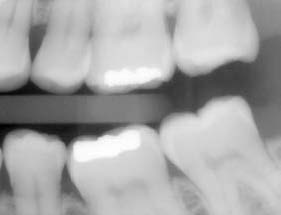
#> input picture Level-1/Mask Tooth/images/12.jpg, 281 x 215 px
$ python main.py
#> lines starting #> are read from the running program, lines starting #| are printed output that depends on the picture; after the words box and inside, x2 and y2 are one past the last pixel; in counts of white or black regions, pixels touching at a corner belong together
import cv2
import numpy as np

img1 = cv2.imread('images/12.jpg', 0)
#> img1 is the input picture: shape (215, 281); min 0, max 255, mean 167.1
img2 = cv2.imread('images/13.jpg', 0)
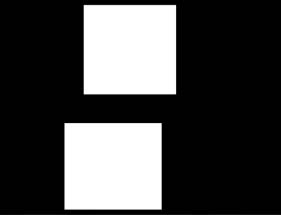
#> input picture Level-1/Mask Tooth/images/13.jpg, 281 x 215 px
#> img2 is the input picture: shape (215, 281); min 0, max 255, mean 71.1

rows , cols = img2.shape
#> rows = 215; cols = 281

for i in range(rows):
    for j in range(cols):
        if img2[i][j] <= 254:
            img2[i][j] = 0
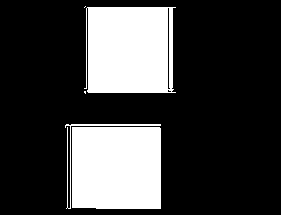
#> img2: shape (215, 281); 24.8% white; 5 white regions (2 under 20 px), largest, box (x1, y1, x2, y2) and area: (84, 7, 176, 93) 7315, (72, 127, 161, 209) 7273, (65, 124, 161, 209) 358

for i in range(rows):
    for j in range(cols):
        if img2[i][j] == 255:
            img2[i][j] = 1

result = img1 * img2
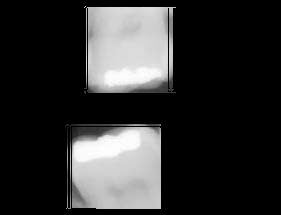
#> result: shape (215, 281); min 0, max 255, mean 48.3

cv2.imwrite('result.jpg' , result)
cv2.imshow('result' , result)

cv2.waitKey()
